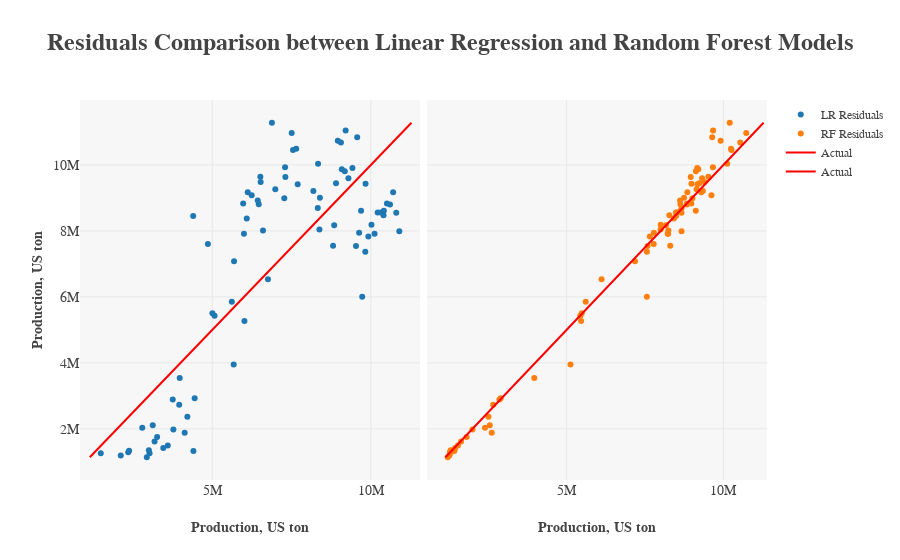

Notebook code for this chart:
### Code cell
# Compare Linear Regression to Random Forest Regression for Hawaii's sugarcane production
X_HI = HI[["Year", "TMAX", "TMIN", "WDMV", "PRCP", "SNOW"]]
y_HI = HI["Weight"]

X_HI_train, X_HI_test, y_HI_train, y_HI_test = train_test_split(X_HI, y_HI, test_size=0.3, random_state=42)

lr_model_HI = LinearRegression()
rf_model_HI = RandomForestRegressor()

lr_model_HI.fit(X_HI_train, y_HI_train)
rf_model_HI.fit(X_HI_train, y_HI_train)

HI_train = X_HI_train.join(y_HI_train)
m_HI = ols("Weight ~ Year + TMAX + TMIN + WDMV + PRCP + SNOW",HI_train).fit()

print(m_HI.summary())
print()
print("HAWAII SUGARCANE PRODUCTION VS HAWAII WEATHER:")
print("  Linear Regression Model Results:")
print("    R^2 train: {0:.4f}".format(lr_model_HI.score(X_HI_train, y_HI_train)))
print("    R^2  test: {0:.4f}".format(lr_model_HI.score(X_HI_test, y_HI_test)))
print("    y-intercept: {}".format(round(lr_model_HI.intercept_, 1)))
print("    {0}-coefficients: {1}".format(u"\u03B2", [round(c, 1) for c in lr_model_HI.coef_]))
print("    Feature variable order: {}".format([x for x in X_HI.columns]))
print()
print("  Random Forest Regression Model Results:")
print("    R^2 train: {0:.4f}".format(rf_model_HI.score(X_HI_train, y_HI_train)))
print("    R^2  test: {0:.4f}".format(rf_model_HI.score(X_HI_test, y_HI_test)))
print("    Feature importances: {}".format([round(p, 4) for p in rf_model_HI.feature_importances_]))
print("    Feature variable order: {}".format([x for x in X_HI.columns]))

lr_y_HI_pred = lr_model_HI.predict(X_HI)
lr_HI_residuals = y_HI - lr_y_HI_pred

rf_y_HI_pred = rf_model_HI.predict(X_HI)
rf_HI_residuals = y_HI - rf_y_HI_pred

trace0 = py.graph_objs.Scatter(name="LR Residuals", x=lr_y_HI_pred, y=y_HI, mode="markers")
trace1 = py.graph_objs.Scatter(name="RF Residuals", x=rf_y_HI_pred, y=y_HI, mode="markers")
trace2 = py.graph_objs.Scatter(name="Actual", x=y_HI, y=y_HI, mode="lines", line=dict(color="red"))

print()
fig = py.tools.make_subplots(rows=1, cols=2, shared_yaxes=True, horizontal_spacing=0.01)
fig.append_trace(trace0, 1, 1)
fig.append_trace(trace1, 1, 2)
fig.append_trace(trace2, 1, 1)
fig.append_trace(trace2, 1, 2)

fig["layout"].update(
    plot_bgcolor="rgb(247,247,247)",
    legend=dict(font=dict(family="serif", size=12)),
    title="<b>Residuals Comparison between Linear Regression and Random Forest Models</b>",
    titlefont=dict(family="serif", size=24),
    yaxis1=dict(title="<b>Production, US ton</b>", titlefont=dict(family="serif", size=14), tickfont=dict(family="serif", size=14)),
    xaxis1=dict(title="<b>Production, US ton</b>".format(u'\xb0'), titlefont=dict(family="serif", size=14),tickfont=dict(family="serif", size=14)),
    xaxis2=dict(title="<b>Production, US ton</b>".format(u'\xb0'), titlefont=dict(family="serif", size=14),tickfont=dict(family="serif", size=14)))

py.offline.iplot(fig)
